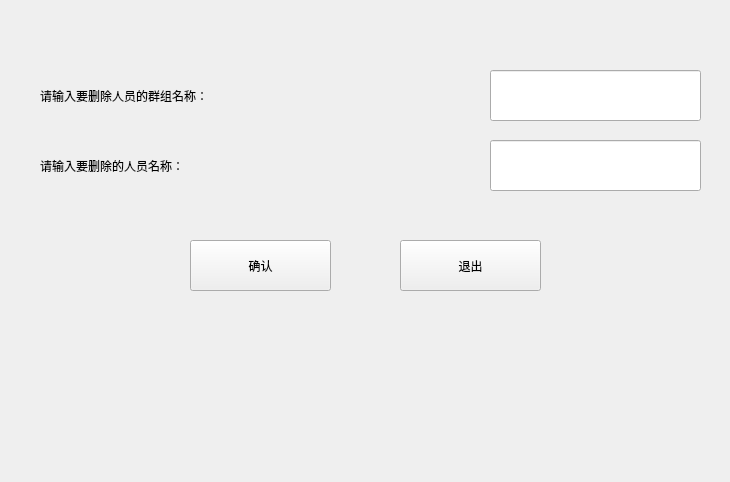
<?xml version="1.0" encoding="UTF-8"?>
<ui version="4.0">
 <class>delgroupperson</class>
 <widget class="QWidget" name="delgroupperson">
  <property name="geometry">
   <rect>
    <x>0</x>
    <y>0</y>
    <width>730</width>
    <height>482</height>
   </rect>
  </property>
  <property name="windowTitle">
   <string>Form</string>
  </property>
  <widget class="QLineEdit" name="Personname">
   <property name="geometry">
    <rect>
     <x>490</x>
     <y>140</y>
     <width>211</width>
     <height>51</height>
    </rect>
   </property>
   <property name="styleSheet">
    <string notr="true">font: 14pt &quot;微软雅黑&quot;;</string>
   </property>
   <property name="text">
    <string/>
   </property>
  </widget>
  <widget class="QLabel" name="label">
   <property name="geometry">
    <rect>
     <x>40</x>
     <y>70</y>
     <width>431</width>
     <height>51</height>
    </rect>
   </property>
   <property name="styleSheet">
    <string notr="true">font: 14pt &quot;微软雅黑&quot;;</string>
   </property>
   <property name="text">
    <string>请输入要删除人员的群组名称：</string>
   </property>
  </widget>
  <widget class="QPushButton" name="ok">
   <property name="geometry">
    <rect>
     <x>190</x>
     <y>240</y>
     <width>141</width>
     <height>51</height>
    </rect>
   </property>
   <property name="styleSheet">
    <string notr="true">font: 14pt &quot;微软雅黑&quot;;</string>
   </property>
   <property name="text">
    <string>确认</string>
   </property>
  </widget>
  <widget class="QPushButton" name="quit">
   <property name="geometry">
    <rect>
     <x>400</x>
     <y>240</y>
     <width>141</width>
     <height>51</height>
    </rect>
   </property>
   <property name="styleSheet">
    <string notr="true">font: 14pt &quot;微软雅黑&quot;;</string>
   </property>
   <property name="text">
    <string>退出</string>
   </property>
  </widget>
  <widget class="QLineEdit" name="Groupname">
   <property name="geometry">
    <rect>
     <x>490</x>
     <y>70</y>
     <width>211</width>
     <height>51</height>
    </rect>
   </property>
   <property name="styleSheet">
    <string notr="true">font: 14pt &quot;微软雅黑&quot;;</string>
   </property>
   <property name="text">
    <string/>
   </property>
  </widget>
  <widget class="QLabel" name="label_2">
   <property name="geometry">
    <rect>
     <x>40</x>
     <y>140</y>
     <width>431</width>
     <height>51</height>
    </rect>
   </property>
   <property name="styleSheet">
    <string notr="true">font: 14pt &quot;微软雅黑&quot;;</string>
   </property>
   <property name="text">
    <string>请输入要删除的人员名称：</string>
   </property>
  </widget>
 </widget>
 <resources/>
 <connections/>
</ui>
